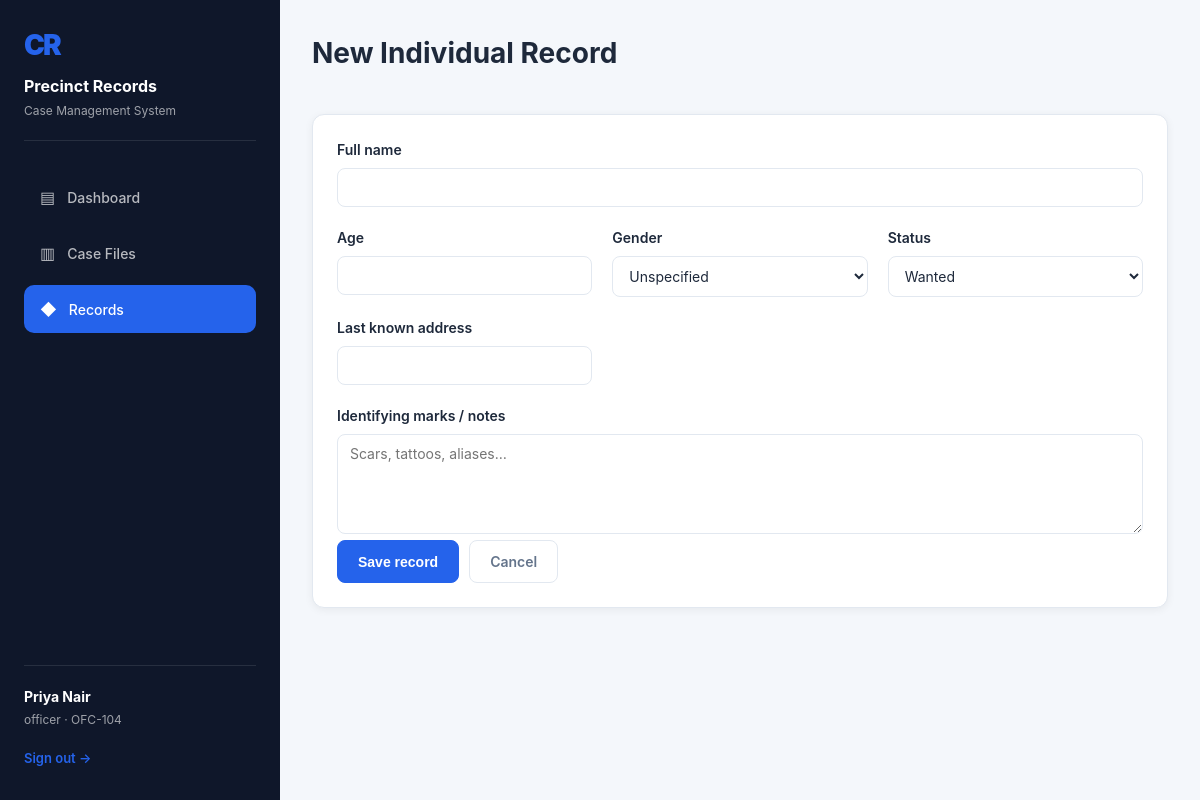
/criminals/new (signed in), run on the app's committed database.
### tables this page shows
CREATE TABLE user (
    id INTEGER PRIMARY KEY AUTOINCREMENT,
    full_name TEXT NOT NULL,
    badge_no TEXT UNIQUE NOT NULL,
    username TEXT UNIQUE NOT NULL,
    password_hash TEXT NOT NULL,
    role TEXT NOT NULL DEFAULT 'officer',
    department TEXT DEFAULT 'General Investigation',
    created_at TEXT
);

### app.py (the view, shortened to what this page needs)
@app.route("/criminals/new", methods=["GET", "POST"])
@login_required
def new_criminal():
    return render_template("add_criminal.html")

### app.py (called while the page is built)
@app.before_request
def load_logged_in_user():
    user_id = session.get("user_id")
    if user_id is None:
        g.user = AnonymousUser()
    else:
        conn = dbm.get_db()
        row = conn.execute("SELECT * FROM user WHERE id = ?", (user_id,)).fetchone()
        conn.close()
        if row is None:
            g.user = AnonymousUser()
        else:
            g.user = dict(row)
            g.user["is_authenticated"] = True
            g.user["is_admin"] = row["role"] == "admin"

@app.context_processor
def inject_user():
    return {"current_user": g.get("user", AnonymousUser()), "current_year": datetime.utcnow().year}

def _is_logged_in():
    return isinstance(g.user, dict) and g.user.get("is_authenticated")

def login_required(view):
    @wraps(view)
    def wrapped(*args, **kwargs):
        if not _is_logged_in():
            return redirect(url_for("login", next=request.path))
        return view(*args, **kwargs)
    return wrapped

### db.py (called while the page is built)
def get_db():
    conn = sqlite3.connect(DB_PATH)
    conn.row_factory = sqlite3.Row
    conn.execute("PRAGMA foreign_keys = ON")
    return conn

### templates/add_criminal.html (shortened to what this page needs)
{% extends "base.html" %}
{% block content %}
<div class="topbar">
  <div>
    <h1>New Individual Record</h1>
  </div>
</div>
<form class="card" method="POST">
  <div class="form-grid">
    <div class="field full">
      <label for="full_name">Full name</label>
      <input type="text" id="full_name" name="full_name" required>
    </div>
    <div class="field">
      <label for="age">Age</label>
      <input type="number" id="age" name="age" min="0" max="120">
    </div>
    <div class="field">
      <label for="gender">Gender</label>
      <select id="gender" name="gender">
        <option value="">Unspecified</option>
      </select>
    </div>
    <div class="field">
      <label for="status">Status</label>
      <select id="status" name="status">
        <option selected>Wanted</option>
      </select>
    </div>
    <div class="field">
      <label for="address">Last known address</label>
      <input type="text" id="address" name="address">
    </div>
    <div class="field full">
      <label for="identifying_marks">Identifying marks / notes</label>
      <textarea id="identifying_marks" name="identifying_marks" placeholder="Scars, tattoos, aliases…"></textarea>
    </div>
  </div>
  <div style="display:flex; gap:10px; margin-top:6px;">
    <button class="btn btn-primary" type="submit">Save record</button>
    <a class="btn btn-ghost" href="{{ url_for('criminals') }}">Cancel</a>
  </div>
</form>
{% endblock %}

### templates/base.html (shortened to what this page needs)
<!DOCTYPE html>
<html lang="en">
<head>
  <link rel="stylesheet" href="{{ url_for('static', filename='css/style.css') }}">
</head>
<body>
  <div class="shell">
    <aside class="sidebar">
      <div class="sidebar__brand">
        <div class="mark">CR</div>
        <div class="title">Precinct Records</div>
        <div class="sub">Case Management System</div>
      </div>
      <ul class="tabs">
        <li><a class="tab {{ 'active' if request.endpoint=='dashboard' }}" href="{{ url_for('dashboard') }}"><span class="icon">▤</span> Dashboard</a></li>
        <li><a class="tab {{ 'active' if request.endpoint in ['cases','case_detail','new_case','edit_case'] }}" href="{{ url_for('cases') }}"><span class="icon">▥</span> Case Files</a></li>
        <li><a class="tab {{ 'active' if request.endpoint in ['criminals','criminal_detail','new_criminal','edit_criminal'] }}" href="{{ url_for('criminals') }}"><span class="icon">◆</span> Records</a></li>
      </ul>
      {% if current_user.is_authenticated %}
      <div class="sidebar__foot">
        <div class="who">{{ current_user.full_name }}</div>
        <div class="role">{{ current_user.role }} · {{ current_user.badge_no }}</div>
        <a class="signout" href="{{ url_for('logout') }}">Sign out →</a>
      </div>
      {% endif %}
    </aside>
    <main class="main">
      {% block content %}{% endblock %}
    </main>
  </div>
</body>
</html>

### static/css/style.css (style rules this page uses)
:root { --primary: #2563eb; --primary-dark: #1e40af; --secondary: #64748b; --sidebar: #0f172a; --bg: #f4f7fb; --card: #fff; --text: #1e293b; --text-faint: #64748b; --border: #e2e8f0; --success: #10b981; --error: #ef4444; --warning: #f59e0b; --amber: #f59e0b; --blue: #3b82f6; --teal: #14b8a6; --red: #ef4444; }
* { box-sizing: border-box; }
html, body { margin: 0; padding: 0; height: 100%; }
body { font-family: -apple-system, BlinkMacSystemFont, "Segoe UI", Roboto, "Helvetica Neue", Arial, sans-serif; background: var(--bg); color: var(--text); line-height: 1.5; }
.shell { display: flex; min-height: 100vh; }
.sidebar { width: 280px; background: var(--sidebar); color: #fff; padding: 24px; display: flex; flex-direction: column; position: relative; }
.sidebar__brand { margin-bottom: 32px; padding-bottom: 20px; border-bottom: 1px solid rgba(255, 255, 255, 0.1); }
.mark { font-size: 28px; font-weight: 900; letter-spacing: -2px; margin-bottom: 8px; color: var(--primary); }
.sidebar__brand .title { font-size: 16px; font-weight: 700; margin-bottom: 4px; }
.sidebar__brand .sub { font-size: 12px; color: rgba(255, 255, 255, 0.6); }
.tabs { list-style: none; margin: 0; padding: 0; flex: 1; }
.tabs li { margin-bottom: 8px; }
.tab { display: flex; align-items: center; gap: 12px; padding: 12px 16px; border-radius: 10px; color: rgba(255, 255, 255, 0.7); text-decoration: none; font-size: 14px; font-weight: 500; transition: all 0.2s ease; }
.tab.active { background: var(--primary); color: #fff; }
.tab .icon { font-size: 16px; }
.sidebar__foot { padding-top: 20px; border-top: 1px solid rgba(255, 255, 255, 0.1); }
.who { font-weight: 700; font-size: 14px; margin-bottom: 4px; }
.role { font-size: 12px; color: rgba(255, 255, 255, 0.6); margin-bottom: 12px; }
.signout { display: inline-block; color: var(--primary); text-decoration: none; font-size: 13px; font-weight: 600; padding: 8px 0; }
.main { flex: 1; padding: 32px; overflow-y: auto; }
.topbar { display: flex; justify-content: space-between; align-items: flex-start; margin-bottom: 32px; gap: 20px; }
.topbar h1 { margin: 0 0 8px 0; font-size: 28px; font-weight: 700; }
.btn { display: inline-flex; align-items: center; gap: 6px; padding: 10px 20px; border: 1px solid transparent; border-radius: 8px; font-size: 14px; font-weight: 600; cursor: pointer; text-decoration: none; transition: all 0.2s ease; white-space: nowrap; }
.btn-primary { background: var(--primary); color: #fff; border-color: var(--primary); }
.btn-ghost { background: transparent; color: var(--secondary); border-color: var(--border); }
.card { background: var(--card); border-radius: 12px; padding: 24px; box-shadow: 0 2px 8px rgba(0, 0, 0, 0.06); border: 1px solid var(--border); }
.form-grid { display: grid; grid-template-columns: repeat(auto-fit, minmax(240px, 1fr)); gap: 20px; }
.field { display: flex; flex-direction: column; }
.field.full { grid-column: 1 / -1; }
label { font-size: 14px; font-weight: 600; margin-bottom: 8px; color: var(--text); }
input[type="text"], input[type="password"], input[type="email"], input[type="date"], input[type="number"], select, textarea { padding: 10px 12px; border: 1px solid var(--border); border-radius: 8px; font-size: 14px; font-family: inherit; color: var(--text); background: #fff; transition: all 0.2s ease; }
textarea { resize: vertical; min-height: 100px; }

### data on the page
user: full_name "Priya Nair", role "officer", badge_no "OFC-104"
